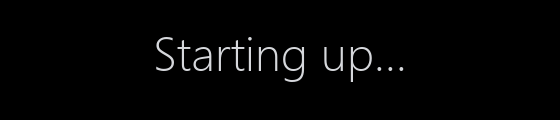
#> input picture kiosk/plymouth/splash.png, 560 x 120 px
$ python -i make-splash.py   (imports and definitions only)
#> lines starting #> are read from the running program, lines starting #| are printed output that depends on the picture
"""Makes the kernel's boot logo for the image (rpi-image-gen's rpi-splash-screen layer) from the
kiosk's splash, kiosk/plymouth/splash.png: the same "Starting up..." centred on a black full-HD
frame, the spot where the display's background (swaybg) and the dashboard's own splash put it, so
the boot logo, the session and the page hand over without the text moving.

The logo has to be an uncompressed 24-bit TGA, at most 1920x1080, with fewer than 224 colours.

    python3 make-splash.py kiosk/plymouth/splash.png image/build/splash.tga [WIDTHxHEIGHT]

Needs Pillow (python3-pil). The workflow (.github/workflows/image.yml) runs it before each build.
"""
import sys
from pathlib import Path

from PIL import Image


def main(src, out, size="1920x1080"):
#> called with src = '../kiosk/plymouth/splash.png', out = 'out.png', size = '1920x1080'
    width, height = (int(v) for v in size.split("x"))
    logo = Image.open(src).convert("RGB")
#> logo is the input picture: PIL image 560x120 RGB; mean R, G, B 4.2, 4.2, 4.3
    frame = Image.new("RGB", (width, height), (0, 0, 0))
#> frame: PIL image 1920x1080 RGB; every value is 0
    frame.paste(logo, ((width - logo.width) // 2, (height - logo.height) // 2))
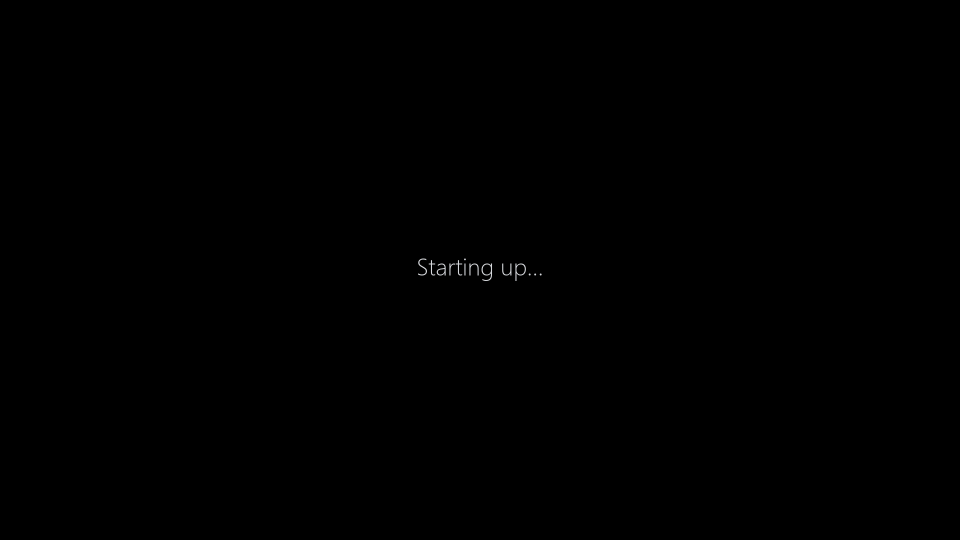
#> frame: PIL image 1920x1080 RGB (shown at 1/2 size); mean R, G, B 0.1, 0.1, 0.1
    # Anti-aliased text has a couple of hundred shades of grey; 64 look the same.
    frame = frame.quantize(colors=64, dither=Image.Dither.NONE).convert("RGB")
    colours = len(frame.getcolors(maxcolors=width * height))
#> colours = 64
    if colours >= 224:
        sys.exit(f"{colours} colours: the kernel takes fewer than 224")
    Path(out).parent.mkdir(parents=True, exist_ok=True)
    frame.save(out)  # Pillow writes TGA uncompressed unless asked for RLE
    print(f"{out}: {width}x{height}, {colours} colours")
#| out.png: 1920x1080, 64 colours


# [4 lines not run here, left out]

>>> result = main('../kiosk/plymouth/splash.png', 'out.png')
